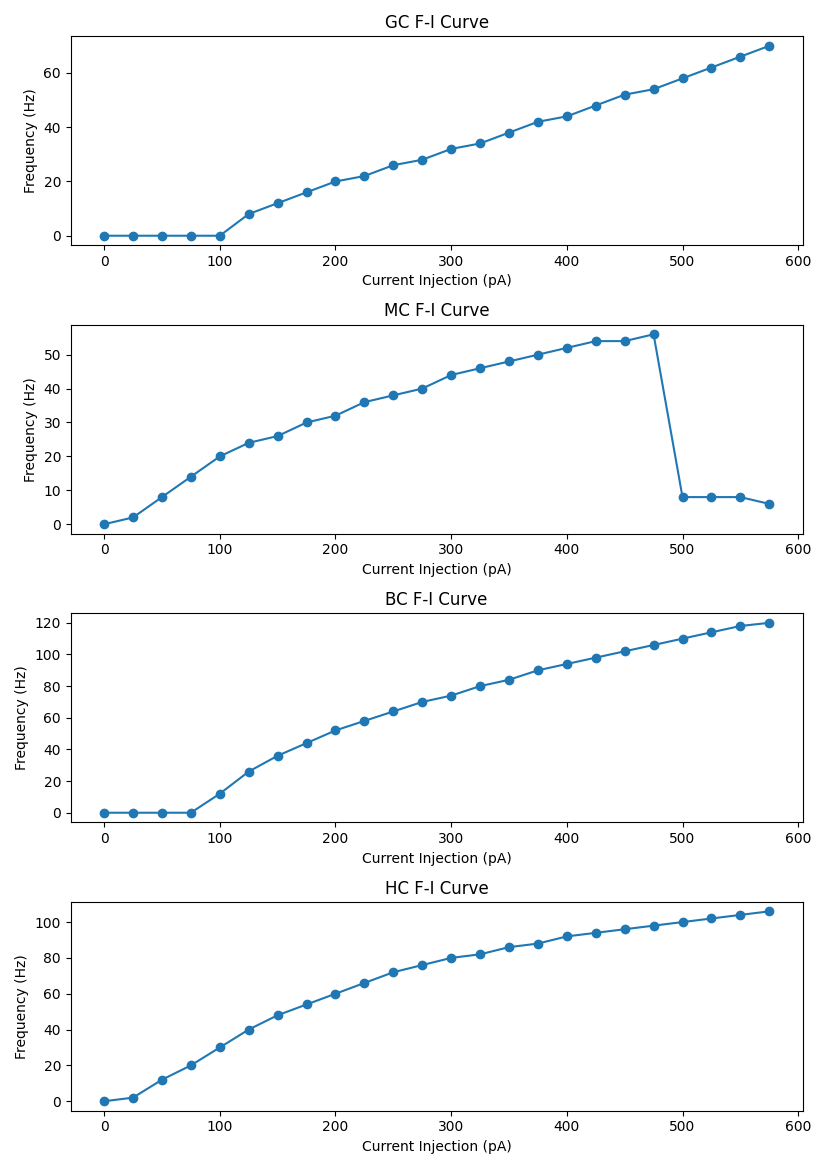

Generate this figure with Python:
# -*- coding: utf-8 -*-
"""
Created on Sun Feb 25 16:17:11 2018

@author: daniel
"""


import matplotlib.pyplot as plt
import numpy as np
from neuron import h

h.load_file("stdrun.hoc")

from pydentate import BasketCell, GranuleCell, HippCell, MossyCell

# dll_files = ["C:\\Users\\DanielM\\Repos\\models_dentate\\dentate_gyrus_Santhakumar2005_and_Yim_patterns\\dentategyrusnet2005\\nrnmech.dll",
#              "C:\\Users\\daniel\\repos\\nrnmech.dll",
#              "C:\\Users\\Daniel\\repos\\dentate_gyrus_Santhakumar2005_and_Yim_patterns\\dentategyrusnet2005\\nrnmech.dll"]
# for x in dll_files:
#     if os.path.isfile(x):
#         dll_dir = x
# print("DLL loaded from: " + str(dll_dir))
h.nrn_load_dll("./pydentate/x86_64/.libs/libnrnmech.so")

current_steps = np.arange(0, 0.6, 0.025)
gc_voltages = []
mc_voltages = []
bc_voltages = []
hc_voltages = []

gc_apcs = []
mc_apcs = []
bc_apcs = []
hc_apcs = []

dt = 0.1
for x in current_steps:
    gc = GranuleCell()
    mc = MossyCell()
    bc = BasketCell()
    hc = HippCell()

    gc_stim = gc._current_clamp_soma(x, 500, 50)
    mc_stim = mc._current_clamp_soma(x, 500, 50)
    bc_stim = bc._current_clamp_soma(x, 500, 50)
    hc_stim = hc._current_clamp_soma(x, 500, 50)

    gc_rec = gc._voltage_recording()
    mc_rec = mc._voltage_recording()
    bc_rec = bc._voltage_recording()
    hc_rec = hc._voltage_recording()

    gc_apc_curr = h.APCount(gc.soma(0.5))
    mc_apc_curr = h.APCount(mc.soma(0.5))
    bc_apc_curr = h.APCount(bc.soma(0.5))
    hc_apc_curr = h.APCount(hc.soma(0.5))

    time_vec = h.Vector()
    time_vec.record(h._ref_t)

    h.cvode.active(0)
    h.steps_per_ms = 1.0 / dt
    h.tstop = 1500
    h.finitialize(-60)
    h.t = -2000
    h.secondorder = 0
    h.dt = 10
    while h.t < -100:
        h.fadvance()
        # print(h.t)

    h.secondorder = 2
    h.t = 0
    h.dt = 0.1

    """Setup run control for -100 to 1500"""
    h.frecord_init()  # Necessary after changing t to restart the vectors

    while h.t < 700:
        h.fadvance()

    gc_voltages.append(np.array(gc_rec))
    mc_voltages.append(np.array(mc_rec))
    bc_voltages.append(np.array(bc_rec))
    hc_voltages.append(np.array(hc_rec))

    gc_apcs.append(gc_apc_curr.n / 0.5)
    mc_apcs.append(mc_apc_curr.n / 0.5)
    bc_apcs.append(bc_apc_curr.n / 0.5)
    hc_apcs.append(hc_apc_curr.n / 0.5)

fig, axes = plt.subplots(nrows=4, ncols=1, figsize=(8.27, 11.69))

axes[0].plot(current_steps * 1000, gc_apcs, marker="o")
axes[0].set_title("GC F-I Curve")
axes[0].set_xlabel("Current Injection (pA)")
axes[0].set_ylabel("Frequency (Hz)")

axes[1].plot(current_steps * 1000, mc_apcs, marker="o")
axes[1].set_title("MC F-I Curve")
axes[1].set_xlabel("Current Injection (pA)")
axes[1].set_ylabel("Frequency (Hz)")

axes[2].plot(current_steps * 1000, bc_apcs, marker="o")
axes[2].set_title("BC F-I Curve")
axes[2].set_xlabel("Current Injection (pA)")
axes[2].set_ylabel("Frequency (Hz)")

axes[3].plot(current_steps * 1000, hc_apcs, marker="o")
axes[3].set_title("HC F-I Curve")
axes[3].set_xlabel("Current Injection (pA)")
axes[3].set_ylabel("Frequency (Hz)")

fig.tight_layout()
fig.savefig("intrinsic_properties.png")
